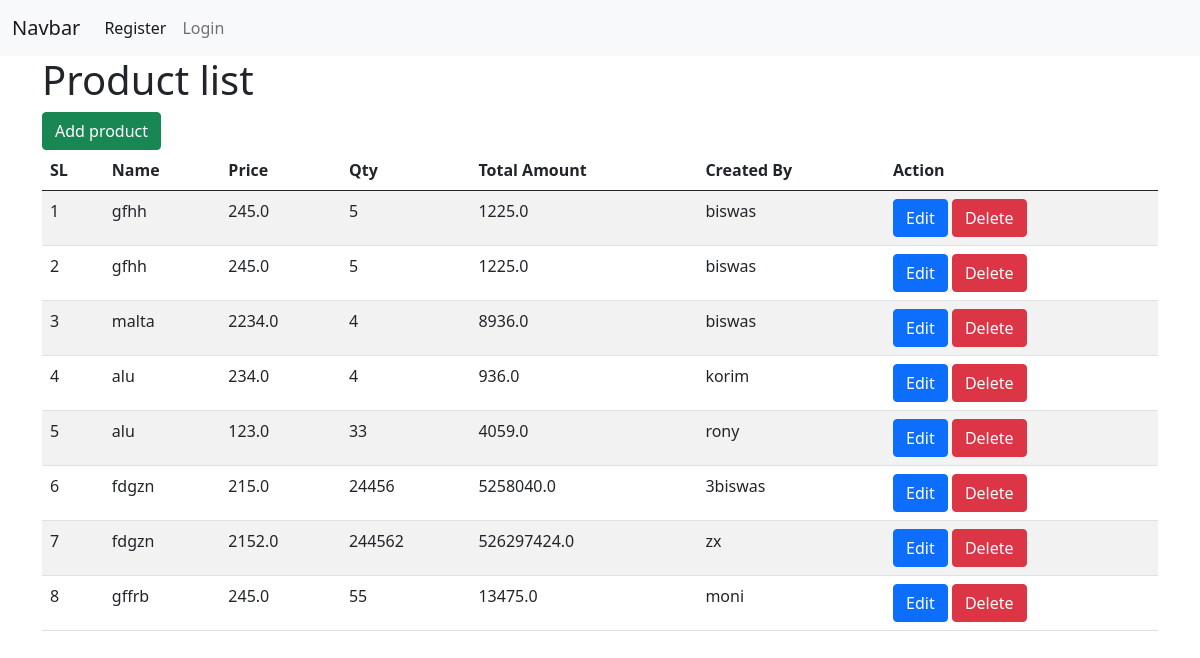
Page /product_list/ on the committed database.
### form_app/models.py (models this page shows, shortened)
class ProductModel(models.Model):
    product_name = models.CharField(max_length=200, null=True)
    description = models.TextField(null=True)
    price = models.FloatField(null=True)
    qty = models.PositiveIntegerField(null=True)
    total_amount = models.FloatField(null=True)
    expired_date=models.DateField(null=True)
    category = models.ForeignKey(
        CategoryModel,
        on_delete=models.SET_NULL,
        related_name='product_category',
        null=True
    )
    created_by = models.ForeignKey(
        UserModel,
        on_delete= models.CASCADE,
        related_name='product_user',
        null=True
    )
    created_at = models.DateField(auto_now_add=True, null=True)
    updated_at = models.DateField(auto_now=True, null=True)

class UserModel(AbstractUser):
    TYPES = [
        ('Vendor', 'Vendor'),
        ('Customer','Customer'),
    ]
    user_type = models.CharField(choices=TYPES, max_length=20, null=True)
    full_name = models.CharField(max_length=100, null=True)
    def __str__(self):
        return f'{self.username}'

### form_app/views.py (the view)
# urls.py: path('product_list/',product_list,name='product_list'),
def product_list(request):
    product_data=ProductModel.objects.all()
    context={
            'product_data':product_data,
            'from_title':" Product LIST",
            'from_btn':'Product',
            'page_title':'Product'
    }
    return render(request,'product-list.html',context)

### form_app/templates/product-list.html
{% extends 'master/base.html' %}
{% block content %}
  <h1>Product list</h1>
  <a href="{% url 'add_product' %}" class="btn btn-success">Add product</a>
  <table class="table table-striped">
    <thead>
      <tr>
        <th>SL</th>
        <th>Name</th>
        <th>Price</th>
        <th>Qty</th>
        <th>Total Amount</th>
        <th>Created By</th>
        <th>Action</th>
      </tr>
    </thead>
    <tbody>
      {% for data in product_data %}
        <tr>
          <td>{{ forloop.counter }}</td>
          <td>{{ data.product_name }}</td>
          <td>{{ data.price }}</td>
          <td>{{ data.qty }}</td>
          <td>{{ data.total_amount }}</td>
          <td>{{ data.created_by }}</td>
          <td>
            <a href="{% url 'edit_product' data.id %}" class="btn btn-primary">Edit</a>
            <a href="{% url 'delete_product' data.id %}" class="btn btn-danger">Delete</a>
          </td>
        </tr>
      {% endfor %}
    </tbody>
  </table>
{% endblock %}

### form_app/templates/master/base.html (shortened to what this page needs)
<!doctype html>
<html lang="en">
  <head>
    <link href="https://cdn.jsdelivr.net/npm/bootstrap@5.0.2/dist/css/bootstrap.min.css" rel="stylesheet">
  </head>
  <body>
    {% include 'master/nav.html' %}
    <div class="container">
        {% block content %}
        {% endblock content %}
    </div>
  </body>
</html>

### form_app/templates/master/nav.html (shortened to what this page needs)
<nav class="navbar navbar-expand-lg navbar-light bg-light">
  <div class="container-fluid">
    <a class="navbar-brand" href="#">Navbar</a>
    <div class="collapse navbar-collapse" id="navbarNav">
      <ul class="navbar-nav">
        {% if request.user.is_authenticated %}
          <li class="nav-item">
            <a class="nav-link active" aria-current="page" href="{% url 'dashboard_view' %}">Home</a>
          </li>
          <li class="nav-item">
            <a class="nav-link active" aria-current="page" href="{% url 'category_list' %}">Category List</a>
          </li>
          <li class="nav-item">
            <a class="nav-link active" aria-current="page" href="{% url 'product_list' %}">Product List</a>
          </li>
          <li class="nav-item">
            <a class="nav-link active" aria-current="page" href="{% url 'logout_view' %}">Logout</a>
          </li>
        {% else %}
          <li class="nav-item">
            <a class="nav-link active" aria-current="page" href="{% url 'register_view' %}">Register</a>
          </li>
          <li class="nav-item">
            <a class="nav-link" href="{% url 'login_view' %}">Login</a>
          </li>
        {% endif %}
      </ul>
    </div>
  </div>
</nav>

### rows in the picture
ProductModel: product_name "gfhh", price "245.0", qty "5", total_amount "1225.0", created_by "biswas"
ProductModel: product_name "gfhh", price "245.0", qty "5", total_amount "1225.0", created_by "biswas"
ProductModel: product_name "malta", price "2234.0", qty "4", total_amount "8936.0", created_by "biswas"
ProductModel: product_name "alu", price "234.0", qty "4", total_amount "936.0", created_by "korim"
ProductModel: product_name "alu", price "123.0", qty "33", total_amount "4059.0", created_by "rony"
ProductModel: product_name "fdgzn", price "215.0", qty "24456", total_amount "5258040.0", created_by "3biswas"
ProductModel: product_name "fdgzn", price "2152.0", qty "244562", total_amount "526297424.0", created_by "zx"
ProductModel: product_name "gffrb", price "245.0", qty "55", total_amount "13475.0", created_by "moni"
